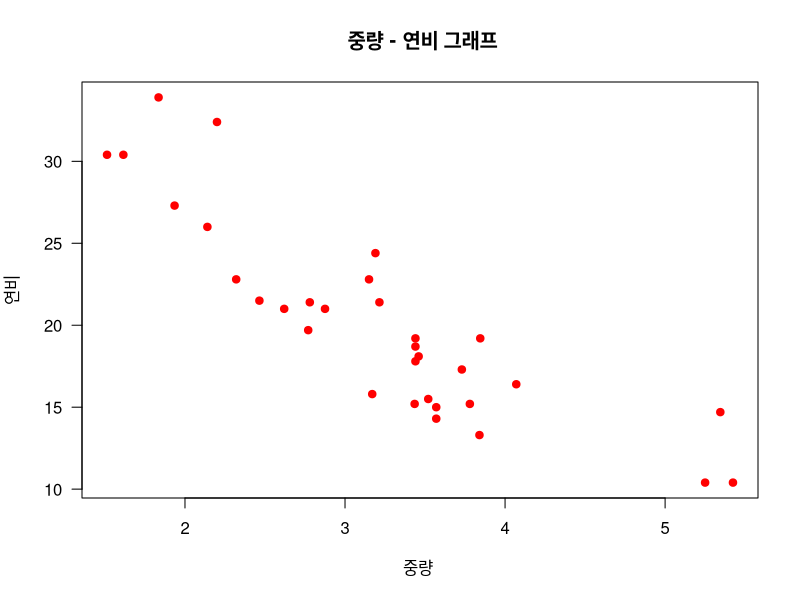
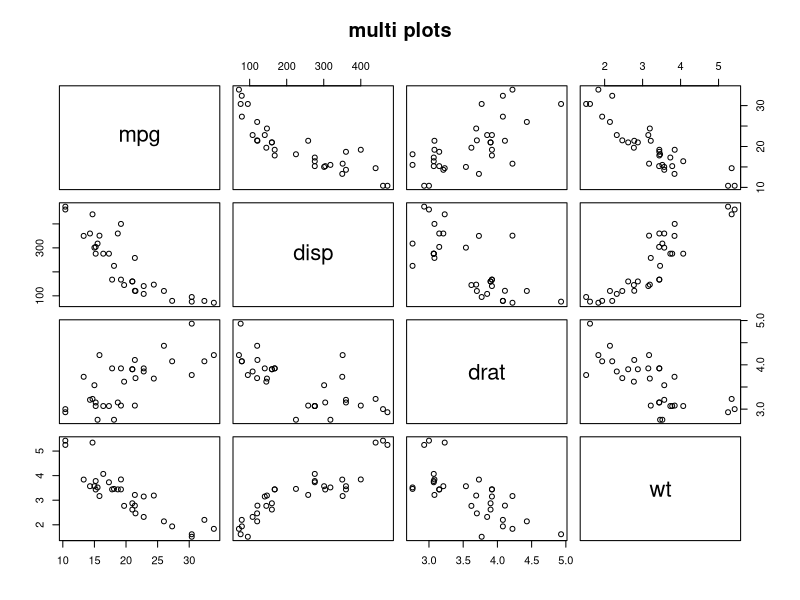
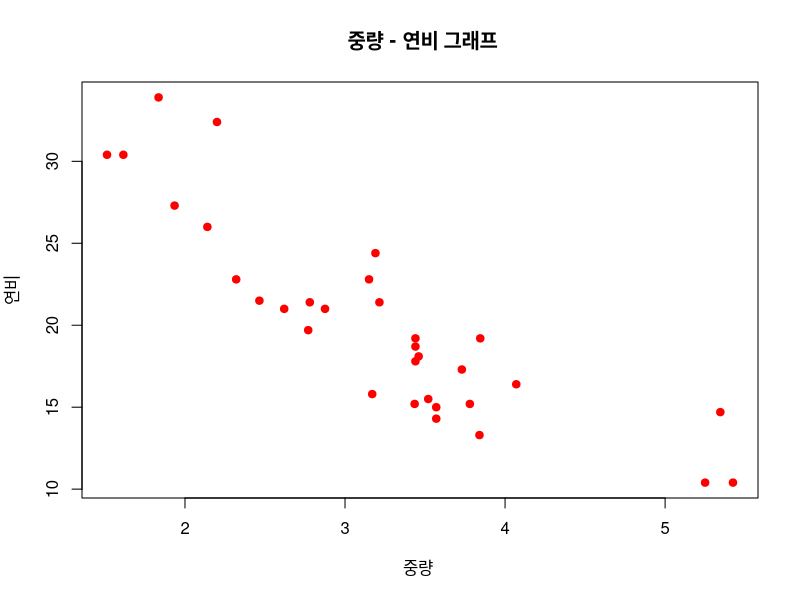
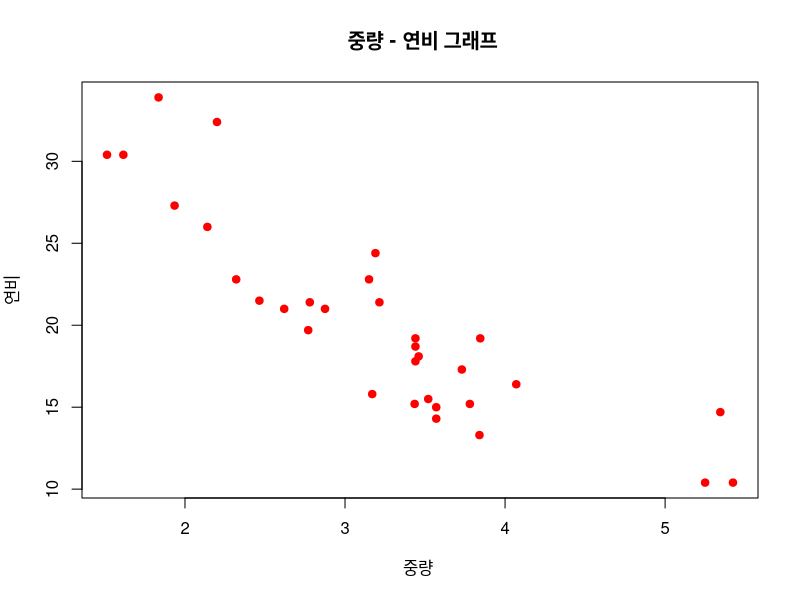
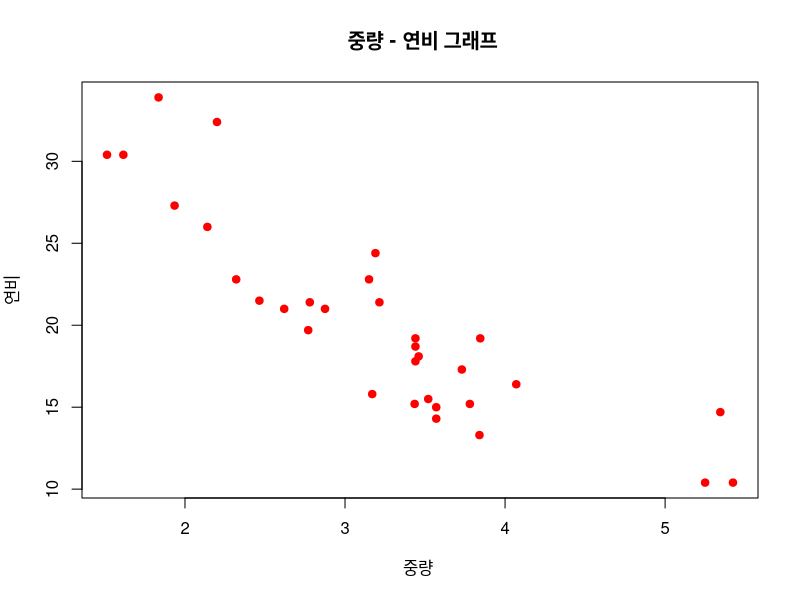
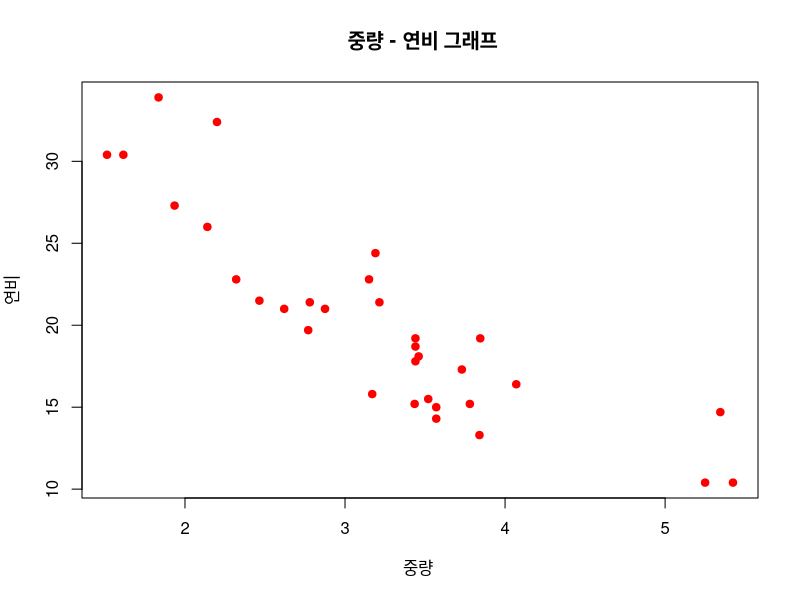
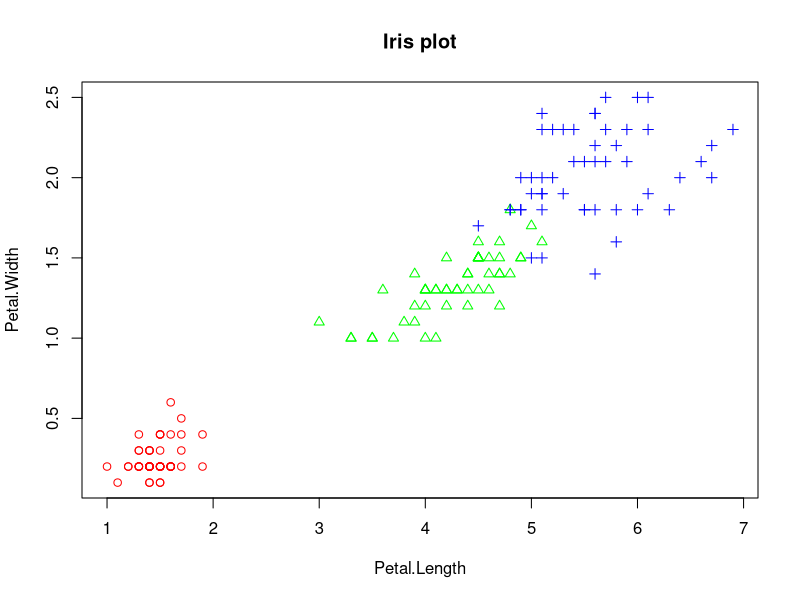
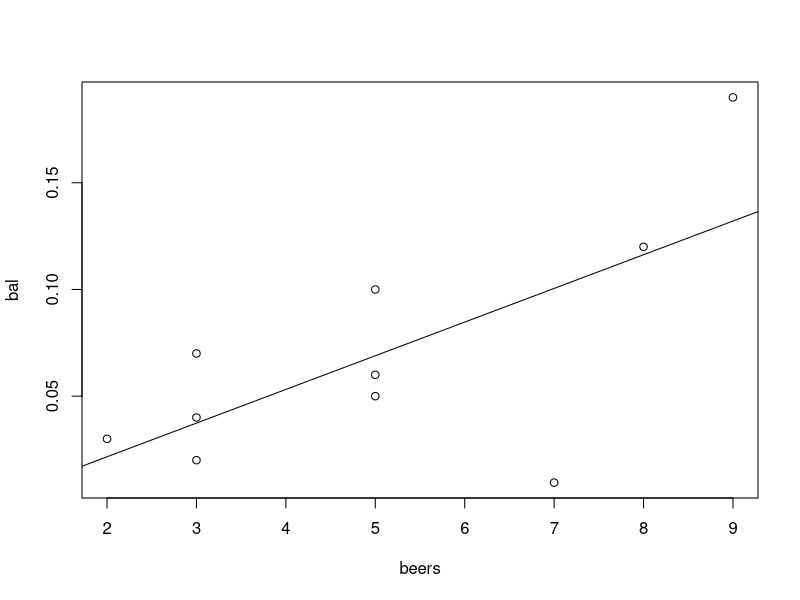

These figures' R source, in order:
#20191203 6회차

#boxplot에서 중앙값 기준으로 위,아래값이 더 넓고 좁음 또한 알 수 있다. 

#다중변수 자료 탐색
#두 변수 사이의 산점도
#산점도 (scatter plot) -2변수로 구성된 자료의 분포를 알아보는 그래프 /
#                      -관측값들의 분포를 통해 2변수 사이의 관계 파악

par(mfrow = c (1,1))

##Data 종류
 # 범주형 + 일변량 => vector
 # 연속형 + 일변량 => vector_ 주로 histogram/상자수염 사용

# 다변량 , 이변량 =>  Matrix / Data frame

# 연속형 + 다변량 => 1. 상관분석_ 산점도 사용
#                    2.시계열 data분석 ( x축 : 시간) _ 선그래프 

##중량과 연비의 관계(이변량) _ 중량이 무거우면 연비가 내려갈까? 
wt <- mtcars$wt
mpg <- mtcars$mpg
plot( wt,mpg , main = " 중량 - 연비 그래프" , xlab = "중량 ", 
        ylab = "연비" ,col ="red" , pch = 19, las = 1)
#pch: 점의 모양 ( 0부터 25까지 )

## 여러 변수들간의 산점도 (다변량)
#pairs _ 산점도는 대각선 모양으로 나왔을 때 상관관계가 높다

vars <-  c( "mpg","disp","drat","wt") #_벡터 생성 변수 4개
target <- mtcars[ , vars]             # matrix생성 (변수형이 동일해서 )
head( target )                  
pairs( target, main = "multi plots")  #대각선을 중심으로 대칭관계 _ x,y축이 변경된 상태 

#산점도 만드는 4가지 방법 _ 이변량
y축~x축
wt <- mtcars$wt
mpg <- mtcars$mpg
plot( wt,mpg , main = " 중량 - 연비 그래프" , xlab = "중량 ", 
      ylab = "연비" ,col ="red" , pch = 19 )

plot(mtcars$wt,mtcars$mpg, main = " 중량 - 연비 그래프" , xlab = "중량 ", 
      ylab = "연비" ,col ="red" , pch = 19)

plot( mtcars [, c("wt", "mpg")], main = " 중량 - 연비 그래프" , xlab = "중량 ", 
      ylab = "연비",col ="red" , pch = 19 )

plot( mpg~wt, data = mtcars , main = " 중량 - 연비 그래프" , xlab = "중량 ", 
      ylab = "연비" ,col ="red" , pch = 19 )


#그룹(factor)정보가 있는 두변수의 산점도
iris.2 <-  iris [,3:4]
iris.2
point <- as.numeric( iris$Species)  #문자열인 품종(Species)을 그룹화하기 위하여 숫자로 변환
point
color <- c("red" , " green" , "blue") #품종1 red /품종2 green / 품종 3 blue
plot(iris.2 , main = "Iris plot" ,
     pch = c( point), col = color [ point ] )

##상관분석 : 연속형	변수로	측정된	두	변수	간의	선형적(회귀선)	관계를	분석
#-1 <= 기본적인 상관계수(r) <= 1
#-1 음의 상관 : xy 반비례  _일반적으로 기준은 -0.5
#+1 양의 상관 : xy 비례    _ 일반적으로 기준은 +0.5

##맥주에 따른 혈중 알콜 농도 
beers <- c(5,2,9,8,3,7,3,5,3,5) 
bal <- c(0.1,0.03,0.19,0.12,0.04,0.0095,0.07,0.06,0.02,0.05)
tbl <- data.frame(beers ,bal )
tbl

plot(bal~beers, data = tbl)           # 산점도 

#회귀식을 구하는 식 lm : y = xw + b _ 연속값에대한 예측값 구하는 식
#y : 종속변수 , x : 독립변수 , w: weight , b : bias

 res <-  lm(bal~beers, data = tbl )   #회귀식
 res  #w와 b가 나옴 
abline ( res )                        #회귀선: 최적의 예측선 


# 상관관계가 강하냐 아니냐를 따져주는 상관계수 = r  _ cor 함수 

cor(tbl[ ,  1:2 ]) #이변량 상관계수_0.5 이상이므로 강한 상관관계로 볼 수 있다 (맥주/혈중알콜농도)
cor(iris[ , 1:4 ]) #다변량 상관계수 


#상관분석 순서 _ 절대적인 순서는 아님 
#1.상관분석 대상 변수선정
#2.산점도 작성( 관측값 분포 확인 ) : plot()
#3.회귀식 도출 :lm()   [lm: linear model]
#(회귀식 : 두 변수의 선형관계를 가장 잘 나타낼 수 있는 선의식)
#   (y= xw + b )
#4.회귀선을 산점도에 표시 : abline()
#(회귀선 : 관측값들의 추세를 가장 잘 나타낼수 있는 선 )
#5.상관계수 계산 ; cor()
#6.상관분석 결과 해석 



##시계열  Data - 선그래프 _ x축에 시간정보가 들어가는 data
month <-  1:12
late <- c(5,8,7,9,4,6,12,13,8,6,6,4)

#type : 선그래프의 모양/lty(line type): 선의 모양 / lwd : 선의 두께

plot( month,late, main = "지각생 통계", type = "l",lty = 1 , lwd = 1,
      xlab = 'Month', ylab = " late cnt")

plot( month,late, main = "지각생 통계", type = "b",lty = 1 , lwd = 1,
      xlab = 'Month', ylab = " late cnt")

plot( month,late, main = "지각생 통계", type = "o",lty = 1 , lwd = 1,
      xlab = 'Month', ylab = " late cnt")

plot( month,late, main = "지각생 통계", type = "s",lty = 1 , lwd = 1,
      xlab = 'Month', ylab = " late cnt")


# 복수의 선 그래프 

late1 <- c(5,8,7,9,4,6,12,13,8,6,6,4)

late2 <- c(4,6,5,8,7,8,10,11,6,5,7,3)

#ylim(최소값,최대값) 축 범위 설정 

  plot(month,late1, main = "지각생 통계", type = "b",lty = 1 , col = "red",
      xlab = 'Month', ylab = " late cnt", ylim = c ( 1, 15)) 
lines( month, late2, type = "b", col = "blue")   #lines 함수를 이용하여 선그래프 추가 


##자료 탐색 실습 - 탐색적 데이터 분석

##0단계 : 문제정의
##1단계 : 분석 대상 데이터셋 준비
#BostonHousing  데이터셋 (mlbench pac.)

install.packages("mlbench")
library (mlbench)
data("BostonHousing")

#crim : 1인당 범죄율
#rm : 주택 1가구당 방 수
#dis: 보스턴 5개 지역센터까지의 거리
#tax : 재산세율
#medv: 주택가격
class (BostonHousing)
dim (BostonHousing)
str (BostonHousing)
head (BostonHousing)
tail (BostonHousing)
myds <- BostonHousing [ , c( "crim", "rm","dis","tax" ,"medv" ) ]
myds

BostonHousing

##2 단계 : 파생변수 추가  : grp 변수 추가 ( 주택 가격 상중하)
# myds$medv의 i 번째 요소에 있는 값이 25.0 이상이면 grp 에 H/ 17 이하 L / 나머지는 M
grp <- c()
for( i in 1:nrow ( myds)){ 
  if( myds$medv [i] >= 25.0 ){
    grp [i] <- "H"
  } else if ( myds$medv [ i ] <= 17.0 ){
    grp [i] <- "L"
  } else {
    grp [i] <- "M"
      }
  }
  
grp <- factor (grp)
grp <-  factor( grp, levels =c( "H", "M", "L")) #레벨순서  ★★★★★★★★★★★★★★★★★★★

myds <-  data.frame ( myds, grp)
head ( myds)

##3단계 : 데이터셋의 형태와 기본적인 내용 파악 

str(myds)
head(myds)
table(myds$grp)


##4단계  : 히스토그램에 의한 관측값의 분포 확인

par( mfrow = c ( 2, 3))  #2x3 그래프 가상화면 
for( i in 1:5) {
  hist( myds[ , i ],
        main = colnames ( myds )[ i ],
        col = "yellow")
}

par( mfrow = c ( 1,1)) #가상화면 복귀 


##5단계  : 상자그림에 의한 관측값의 분포 확인 


par( mfrow = c ( 2, 3))  #2x3 그래프 가상화면 
for( i in 1:5) {
  boxplot ( myds[ , i ],
        main = colnames ( myds )[ i ])
}
par( mfrow = c ( 1,1)) #가상화면 복귀 

##6단계 : 그룹별 관측값 분포 확인 
boxplot(myds$crim~myds$grp, main = " 1인당 범죄율 ")   #grp 가 그룹화 ( factor형 )

boxplot(myds$rm~myds$grp, main = " 방의 개수 ")

##7단계 :  다중 산점도를 통한 변수간 상관관계 확인

pairs( myds [ , -6] ) #6번째 변수는 제외하고 보기 (Factor형 grp 제외)

##8단계 : 그룹 정보를 포함한 변수 간 상관관계 확인 

point <- as.integer(myds$grp)

color <-  c( "red", "green", "blue" )
pairs( myds[ , -6 ], pch = point, col = color [ point ]) #pch 점의모양 


##9단계: 변수간 상관계수 확인 
cor ( myds[ , -6 ] )

# > rm과 medv가  상관관계가 있음을 확인가능


#Data 이해
#1.Data set에 대한 이해
#2.문제 정의 검증
#3.문제 정의에 대한 1차 결과 파악 
